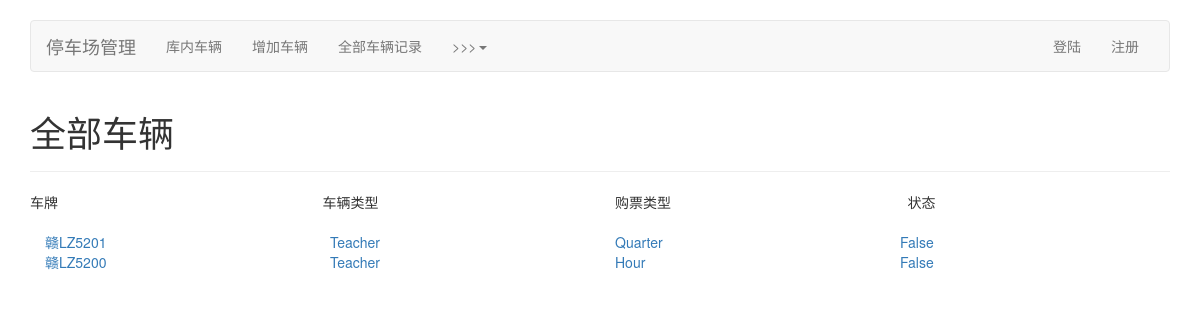
Before: /CarList/ with the older database file.
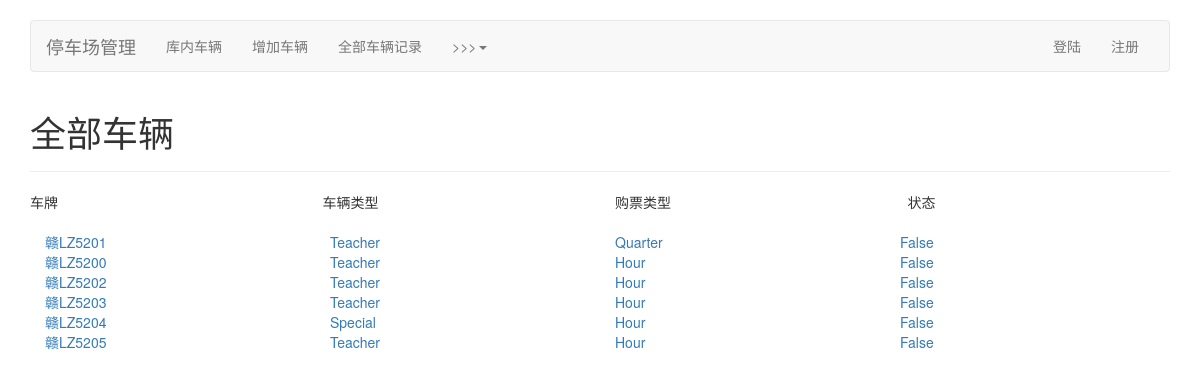
After: the same page with the newer database file.
### app/models.py (models this page shows, shortened)
class Car(models.Model):
    license = models.CharField(u'车牌', max_length=50, unique=True)
    cartype = models.ForeignKey('CarType', verbose_name=u'车辆类型')
    tickettype = models.ForeignKey('TicketType',
                                   default=4,
                                   verbose_name=u'车票类型')
    status = models.BooleanField(u'是否在库', default=False)

class CarType(models.Model):
    CAR_TYPE_CHOICES = (
        ('Teacher', u'教职工车辆'),
        ('Social', u'社会车辆'),
        ('Special', u'公务车辆'),
    )
    car_type = models.CharField(u'车辆类型',
                                max_length=20,
                                choices=CAR_TYPE_CHOICES,
                                unique=True)
    def __str__(self):
        return u'%s' % self.car_type

class TicketType(models.Model):
    TICKET_TYPE_CHOICES =(
        ('Hour', u'小时票'),
        ('Month', u'月票'),
        ('Quarter', u'季度票'),
        ('Annual', u'年票'),
    )
    ticket_type = models.CharField(u'购票类型',
                                   max_length=20,
                                   choices=TICKET_TYPE_CHOICES,
                                    unique=True)
    def __str__(self):
        return u'%s' % self.ticket_type

### app/views.py (the view)
# urls.py: url(r'^CarList/$', car_list, name='car-list'),
def  car_list(request):
    cars = Car.objects.all()
    return render(request, 'app/car_list.html', {'cars': cars})

### app/templates/app/car_list.html
{% extends 'base.html' %}
 {% block content %}
    <div class="page-header">
        <h1>全部车辆</h1>
    </div>
    <div class="row">
            <div class="col-md-3">车牌</div>
            <div class="col-md-3">车辆类型</div>
            <div class="col-md-3">购票类型</div>
            <div class="col-md-3">状态</div>
    </div>
    <br/>
    {% for car in cars %}
    <div class="col-md-3"><a href="{% url 'car-detail' car.id %}">{{ car.license }}<a></li></div>
    <div class="col-md-3">{{ car.cartype }}</li></div>
    <div class="col-md-3">{{ car.tickettype }}</li></div>
    <div class="col-md-3">{{ car.status }}</li></div>
    {% empty %}
    <p>暂无车辆</p>
    {% endfor %}
{% endblock %}

### app/templates/base.html (shortened to what this page needs)
{% load staticfiles %}
<!DOCTYPE html>
<html lang="zh-CN">
  <head>
    <link href="{% static 'css/bootstrap.min.css' %}" rel="stylesheet">
    <link href="{% static 'css/navbar.css' %}" rel="stylesheet">
  </head>
  <body>
    <div class="container">
      <nav class="navbar navbar-default">
        <div class="container-fluid">
          <div class="navbar-header">
            <a class="navbar-brand" href="{% url 'car-in-list' %}">停车场管理</a>
          </div>
          <div id="navbar" class="navbar-collapse collapse">
            <ul class="nav navbar-nav">
                <li><a href="{% url 'car-in-list' %}">库内车辆</a></li>
                <li><a href="{% url 'add-car' %}">增加车辆</a></li>
                <li><a href="{% url 'car-list' %}">全部车辆记录</a></li>
              <li class="dropdown">
                  <a href="#" class="dropdown-toggle" data-toggle="dropdown" role="button" aria-haspopup="true" aria-expanded="false">>>><span class="caret"></span></a>
              </li>
            </ul>
            <ul class="nav navbar-nav navbar-right">
              {% if user.is_authenticated %}
              <li>你好，{{ user.username }}</li><span class="sr-only">(current)</span></a></li>
              <li><a href="{% url 'user-logout' %}">登出？</a></li>
              {% else %}
              <li><a href="{% url 'user-login' %}">登陆<span class="sr-only">(current)</span></a></li>
              <li><a href="{% url 'register' %}">注册</a></li>
              {% endif %}
            </ul>
          </div>
        </div>
      </nav>
      {% block content%}
    {% endblock %}
  </body>
</html>

### app/static/css/navbar.css (style rules this page uses)
body { padding-top: 20px; padding-bottom: 20px; }
.navbar { margin-bottom: 20px; }

Changed rows visible on the page:
added Car: license "赣LZ5202", cartype "Teacher", tickettype "Hour", status "False"
added Car: license "赣LZ5203", cartype "Teacher", tickettype "Hour", status "False"
added Car: license "赣LZ5204", cartype "Special", tickettype "Hour", status "False"
added Car: license "赣LZ5205", cartype "Teacher", tickettype "Hour", status "False"
